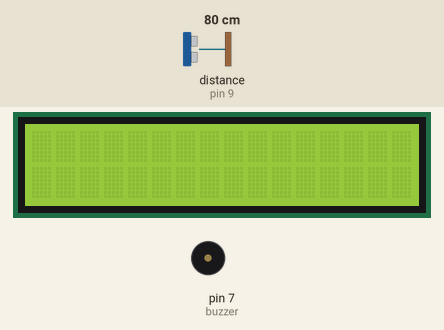
This sketch was run on a simulated Arduino Uno, built with avr-gcc and run on an emulated ATmega328P. On the bench: 16×2 character LCD, buzzer (waves = sounding). Wiring (inferred from the names in the program): ultrasonic range finder: trigger pin 8; echo pin 9. Inputs (shaded band) come from the test bench; at power-on: distance to the obstacle (sensor on pin 9) 80 cm. The echo pulse lasts 58.3 µs per cm; what the sketch prints to the serial monitor is not drawn.

Above: at 1.2 s.
1.3 s: distance to the obstacle (sensor on pin 9) set to 2 cm
At 2.28 s:
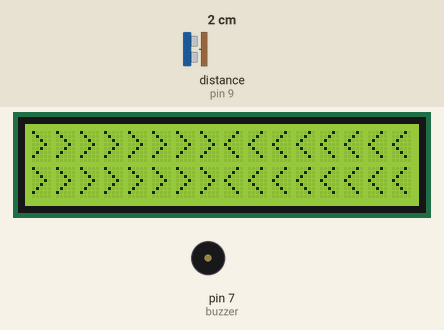
4.0 s: distance to the obstacle (sensor on pin 9) set to 35 cm
At 5.1 s:
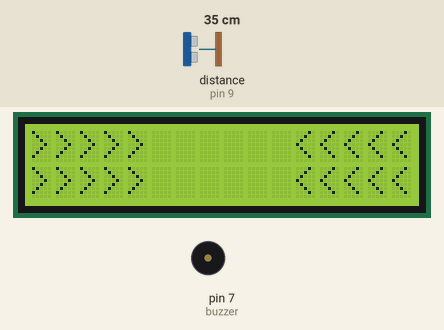
7.2 s: distance to the obstacle (sensor on pin 9) set to 9 cm
At 7.49 s:
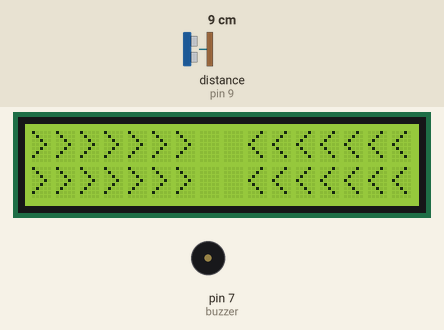
9.9 s: distance to the obstacle (sensor on pin 9) set to 18 cm
At 10.29 s:
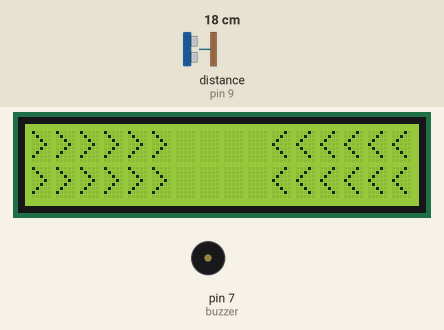
12.6 s: distance to the obstacle (sensor on pin 9) set to 60 cm
At 13.5 s:
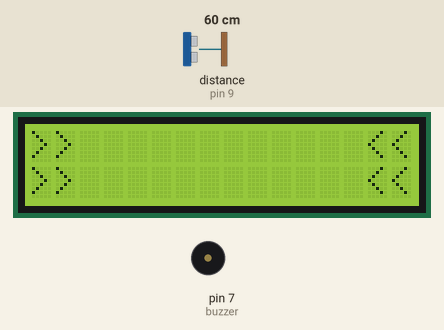
15.6 s: distance to the obstacle (sensor on pin 9) set to 4 cm
At 15.9 s:
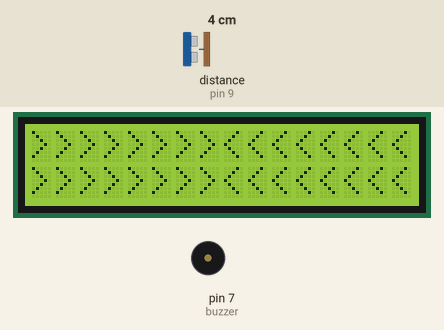
Timing chart, 0 to 19.3 s (numbered marks = the images above; inputs shaded):
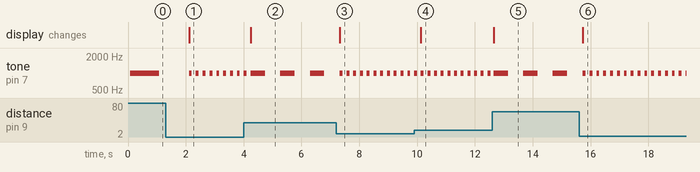

The sketch:

backup_sensor_with_LCD.ino
```cpp
#include <Wire.h>
#include <LiquidCrystal_I2C.h>

LiquidCrystal_I2C lcd(0x27, 16, 2);


const float max_distance = 80; //cm
const int lcd_width = 16;

const int echoPin = 9;
const int trigPin = 8;
const int buzzer = 7;

const float close_time = 0.1; //seconds
const float medium_time = 0.5; //seconds
const float far_time = 1; //seconds

const float close_distance = 30; //cm
const float medium_distance = 60; //cm
const float far_distance = 90; //cm

const float sound_speed = 0.034; //cm/us
long duration;
int distance;


String create_string(char c, int string_length){

  String chevrons = "";

  for(int i = 0; i < string_length; i++){
       chevrons += c;
  }
  return chevrons;

}


void set_tone(float time_interval, float default_tone = 1000){
    tone(buzzer, default_tone);
    delay(time_interval*1000);
    noTone(buzzer);
    delay(time_interval*1000);
}

void display_chevrons(){

  int total_chevrons = lcd_width - int(lcd_width * distance/max_distance); //proportion
  total_chevrons = total_chevrons <= lcd_width ? total_chevrons : 16;

  lcd.clear();

  String left = create_string('>', total_chevrons/2);
  String right = create_string('<', total_chevrons/2);

  lcd.leftToRight();
  lcd.setCursor(0,0);
  lcd.print(left);
  lcd.setCursor(0,1);
  lcd.print(left);

  lcd.rightToLeft();
  lcd.setCursor(15,0);
  lcd.print(right);
  lcd.setCursor(15,1);
  lcd.print(right);

}

void beep(float distance){

  if (distance <= close_distance){
    set_tone(close_time);
  }
  else if(distance <= medium_distance){
    set_tone(medium_time);
  }
  else if(distance <= far_distance){
    set_tone(far_time);
  }

}

void setup() {

  lcd.begin();
  lcd.backlight();

  pinMode(trigPin, OUTPUT);
  pinMode(echoPin, INPUT);

  pinMode(buzzer, OUTPUT);

  Serial.begin(9600);

}

void loop() {

  digitalWrite(trigPin, LOW);
  delayMicroseconds(2);
  digitalWrite(trigPin, HIGH);
  delayMicroseconds(10);
  digitalWrite(trigPin, LOW);
  duration = pulseIn(echoPin, HIGH);

  distance= duration*sound_speed/2;

  display_chevrons();

  beep(distance);

  Serial.print("Distance: ");
  Serial.println(distance);

}
```

Measured:
- after the input at 1.3 s, the display: changes after 0.81 s (image 1)
- after the input at 4.0 s, the display: changes after 0.24 s (image 2)
- after the input at 7.2 s, tone on pin 7 (buzzer): alternates 1000 Hz for 0.10 s and silent for 0.13 s, starting after 0.23 s; the display: changes after 0.13 s (image 3)
- after the input at 9.9 s, the display: changes after 0.23 s (image 4)
- after the input at 12.6 s, tone on pin 7 (buzzer): alternates 1000 Hz for 0.50 s and silent for 0.52 s, starting after 0.56 s; the display: changes after 0.06 s (image 5)
- after the input at 15.6 s, tone on pin 7 (buzzer): alternates 1000 Hz for 0.10 s and silent for 0.14 s, starting after 0.23 s; the display: changes after 0.13 s (image 6)
- by itself, tone on pin 7 (buzzer): plays 1000 Hz for 0.10 s, 1000 Hz for 0.50 s, 1000 Hz for 0.50 s, 1000 Hz for 0.50 s
